Frame 1 (no input): blank canvas, image omitted
Frame 60 (no input): blank canvas, image omitted
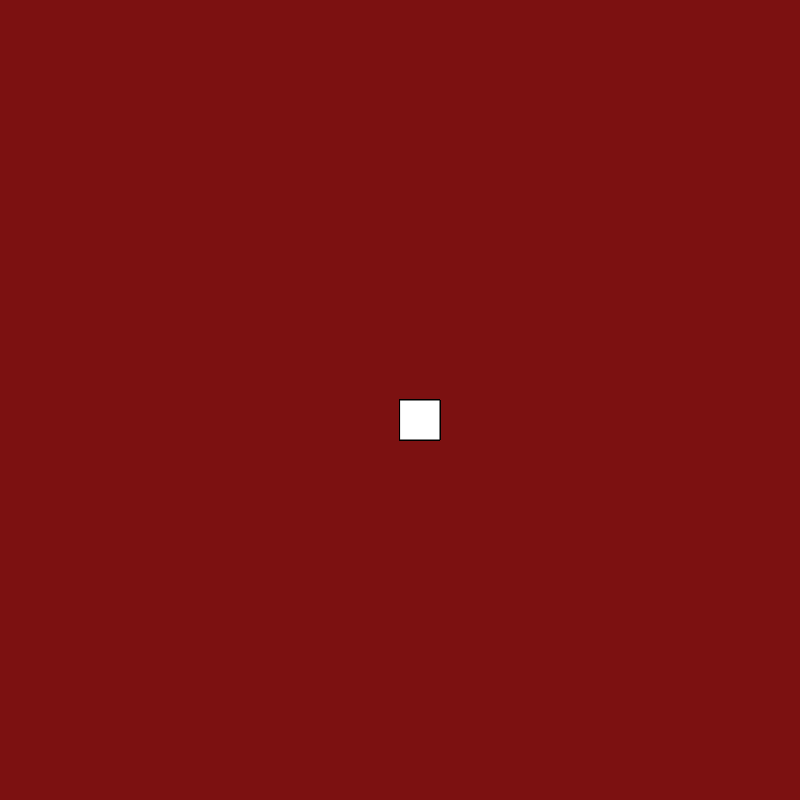
Frame 120 (the mouse pressed at the canvas centre since frame 60)

The p5.js sketch whose frames 1 and 60 were blank and that drew this single picture after the mouse press (run headless with seeded random() and noise() and a simulated clock; from frame 60 on, the mouse is pressed at the canvas centre):

// p5.js sketch
// ── sketch.js
//preparar e rodar um código
function setup() {
  createCanvas(800, 800); //responsável para criar uma tela com 400 de largura e 400 de altura
  background("rgb(124,17,17)");
}

//responsável pela função de desenhar na tela
function draw() {
  stroke("black");
  fill("white");
  
  if(mouseIsPressed){
    rect(mouseX, mouseY, 40, 40);
  }
}
